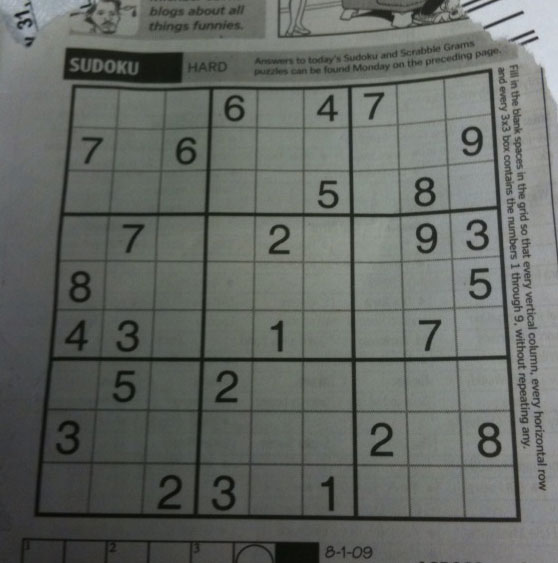
#> input picture sudoku.png, 558 x 563 px
$ python adaptive_thresolding.py
#> lines starting #> are read from the running program, lines starting #| are printed output that depends on the picture; after the words box and inside, x2 and y2 are one past the last pixel; in counts of white or black regions, pixels touching at a corner belong together
import numpy as np
import cv2 as cv

img = cv.imread('sudoku.png',0)
#> img: shape (563, 558); min 7, max 218, mean 101.8
_, th1 = cv.threshold(img,127,255,cv.THRESH_BINARY)
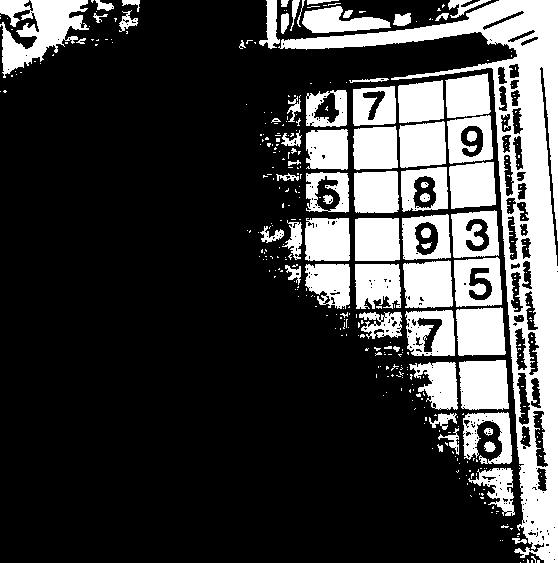
#> th1: shape (563, 558); 25.3% white; 376 white regions (307 under 20 px), largest, box (x1, y1, x2, y2) and area: (278, 0, 558, 563) 25952, (0, 0, 89, 78) 3634, (459, 360, 509, 410) 2273
th2 = cv.adaptiveThreshold(img,255,cv.ADAPTIVE_THRESH_MEAN_C,cv.THRESH_BINARY,55,2)
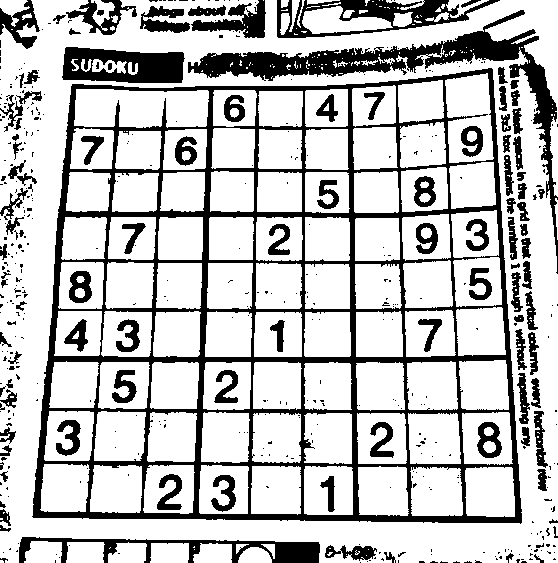
#> th2: shape (563, 558); 75.7% white; 486 black regions (381 under 20 px), largest, box (x1, y1, x2, y2) and area: (32, 68, 522, 524) 35521, (188, 10, 558, 274) 9046, (62, 47, 185, 83) 3180
th3 = cv.adaptiveThreshold(img,255,cv.ADAPTIVE_THRESH_GAUSSIAN_C,cv.THRESH_BINARY,55,2)
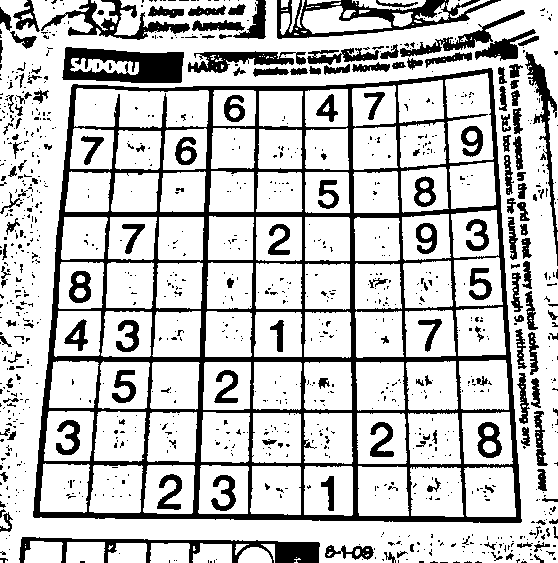
#> th3: shape (563, 558); 76.5% white; 1061 black regions (886 under 20 px), largest, box (x1, y1, x2, y2) and area: (33, 68, 522, 523) 34098, (62, 47, 184, 83) 2973, (277, 0, 501, 39) 2829

cv.imshow("image",img)
cv.imshow('th1',th1)
cv.imshow('th2',th2)
cv.imshow('th3',th3)

cv.waitKey(0)
cv.destroyAllWindows()

$ run again, with gradient.png copied over sudoku.png
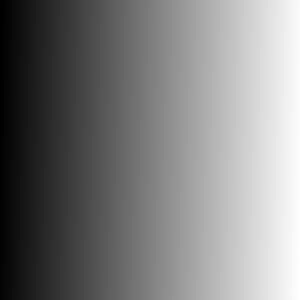
#> input picture gradient.png, 300 x 300 px
#> `_, th1 = cv.threshold(img,127,255,cv.THRESH_BINARY)`:
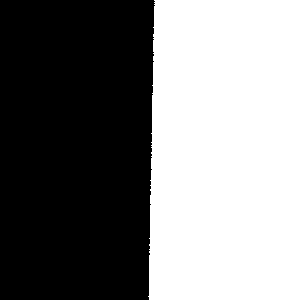
#> th1: shape (300, 300); 49.5% white; 1 white region, box (x1, y1, x2, y2) and area: (148, 0, 300, 300) 44573
#> th2: shape (300, 300); 95.1% white; 37 black regions (36 under 20 px), largest, box (x1, y1, x2, y2) and area: (0, 0, 18, 300) 4318
#> `th3 = cv.adaptiveThreshold(img,255,cv.ADAPTIVE_THRESH_GAUSSIAN_C,cv.TH..`:
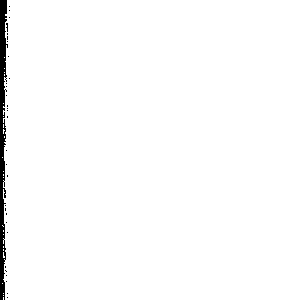
#> th3: shape (300, 300); 98.3% white; 31 black regions (30 under 20 px), largest, box (x1, y1, x2, y2) and area: (0, 0, 8, 300) 1462

$ run again, with 1.jpg saved as sudoku.png
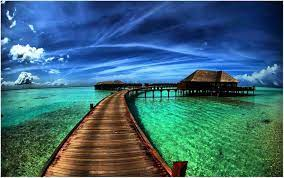
#> input picture 1.jpg, 284 x 178 px
#> `_, th1 = cv.threshold(img,127,255,cv.THRESH_BINARY)`:
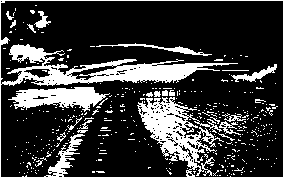
#> th1: shape (178, 284); 22.2% white; 399 white regions (377 under 20 px), largest, box (x1, y1, x2, y2) and area: (0, 0, 284, 178) 7391, (8, 87, 110, 112) 1442, (96, 43, 212, 56) 294
#> th2: shape (178, 284); 36.6% white; 263 white regions (238 under 20 px), largest, box (x1, y1, x2, y2) and area: (2, 11, 277, 87) 6983, (135, 96, 271, 170) 4749, (14, 87, 114, 167) 2499
#> `th3 = cv.adaptiveThreshold(img,255,cv.ADAPTIVE_THRESH_GAUSSIAN_C,cv.TH..`:
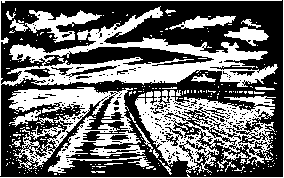
#> th3: shape (178, 284); 41.9% white; 272 white regions (243 under 20 px), largest, box (x1, y1, x2, y2) and area: (0, 0, 282, 176) 7221, (135, 90, 276, 173) 5150, (8, 87, 133, 171) 3149
